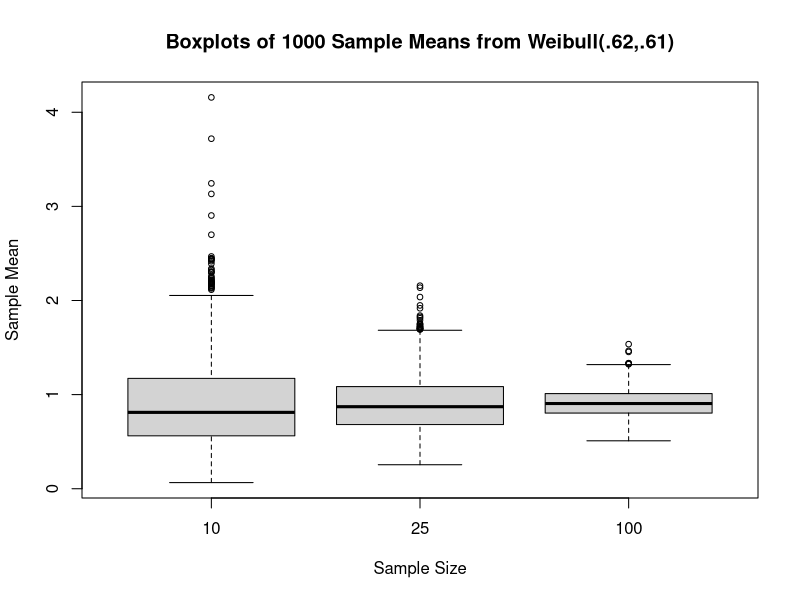
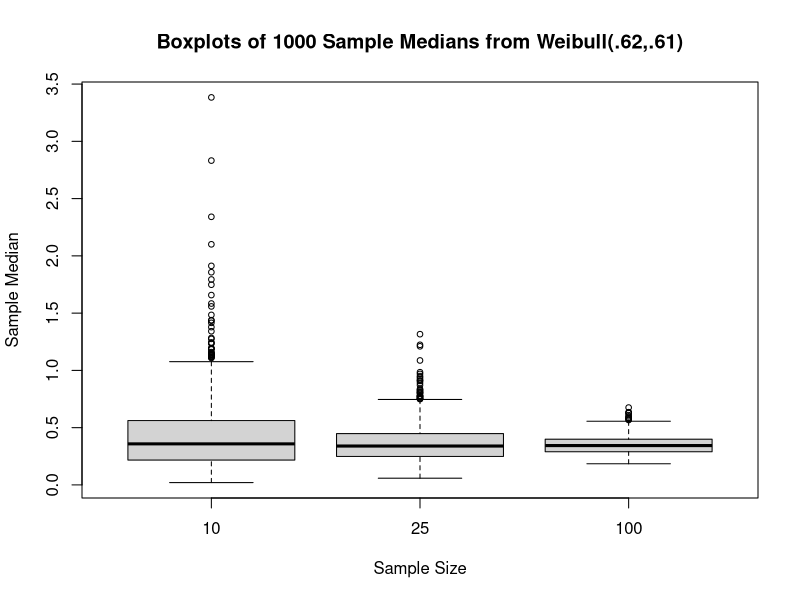
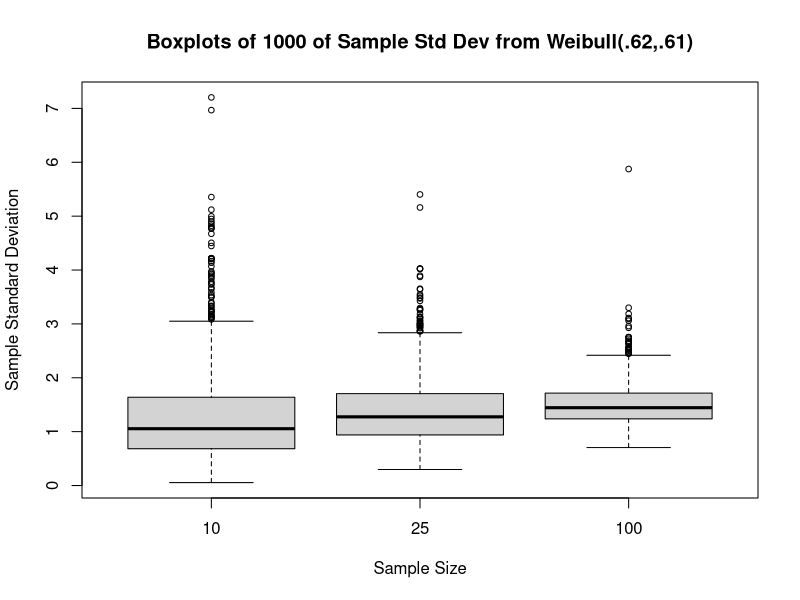

Generate these figures, in order, with R:
r=1000

x=  rep(0,10)
m10 =  rep(0,r)
q10 =  rep(0,r)
sq = rep(0,r)
s10 = rep(0,r)
for (i in 1:r){
  x =  rweibull(10,.61,.62)
   m10[i] =  mean(x)
   q10[i] =  median(x)
  s10[i] =  sd(x)
}
    
x =  rep(0,25)
m25 =  rep(0,r)
q25 =  rep(0,r)
s2 = rep(0,r)
s25 = rep(0,r)
for (i in 1:r){
  x=  rweibull(25,.61,.62)
   m25[i] =  mean(x)
   q25[i] =  median(x)
  s25[i] =  sd(x)
}

x= rep(0,100)
m100 =  rep(0,r)
q100 =  rep(0,r)
sq = rep(0,r)
s100 = rep(0,r)
for (i in 1:r){
  x=  rweibull(100,.61,.62)
   m100[i] =  mean(x)
   q100[i] =  median(x)
  s100[i] =  sd(x)
}

outmean10 = c(mean(m10), mean(q10), mean(s10))
outmean25 = c(mean(m25), mean(q25), mean(s25))
outmean100 = c(mean(m100), mean(q100), mean(s100))
outmean = cbind(outmean10,outmean25,outmean100)
outmean
outsd10 = c(sd(m10), sd(q10), sd(s10))
outsd25 = c(sd(m25), sd(q25), sd(s25))
outsd100 = c(sd(m100), sd(q100), sd(s100))
outsd = cbind(outsd10,outsd25,outsd100)
outsd




#postscript("u:/meth1/psfiles/box1sampdistweib.ps",height=8,horizontal=F)

boxplot(m10,m25,m100,xlab="Sample Size",lab=c(10,10,7),
                  ylab="Sample Mean",
          main="Boxplots of 1000 Sample Means from Weibull(.62,.61)",
                  names=c("10","25","100"),cex=.75)  

 
#postscript("u:/meth1/psfiles/box2sampdistweib.ps",height=8,horizontal=F)
   
boxplot(q10,q25,q100,xlab="Sample Size",lab=c(10,10,7),
                  ylab="Sample Median",
          main="Boxplots of 1000 Sample Medians from Weibull(.62,.61)",
                  names=c("10","25","100"),cex=.75)   

  
#postscript("u:/meth1/psfiles/box3sampdistweib.ps",height=8,horizontal=F)

 
boxplot(s10,s25,s100,xlab="Sample Size",lab=c(10,10,7),
                  ylab="Sample Standard Deviation",
          main="Boxplots of 1000 of Sample Std Dev from Weibull(.62,.61)",
                  names=c("10","25","100"),cex=.75)      


#graphics.off()
